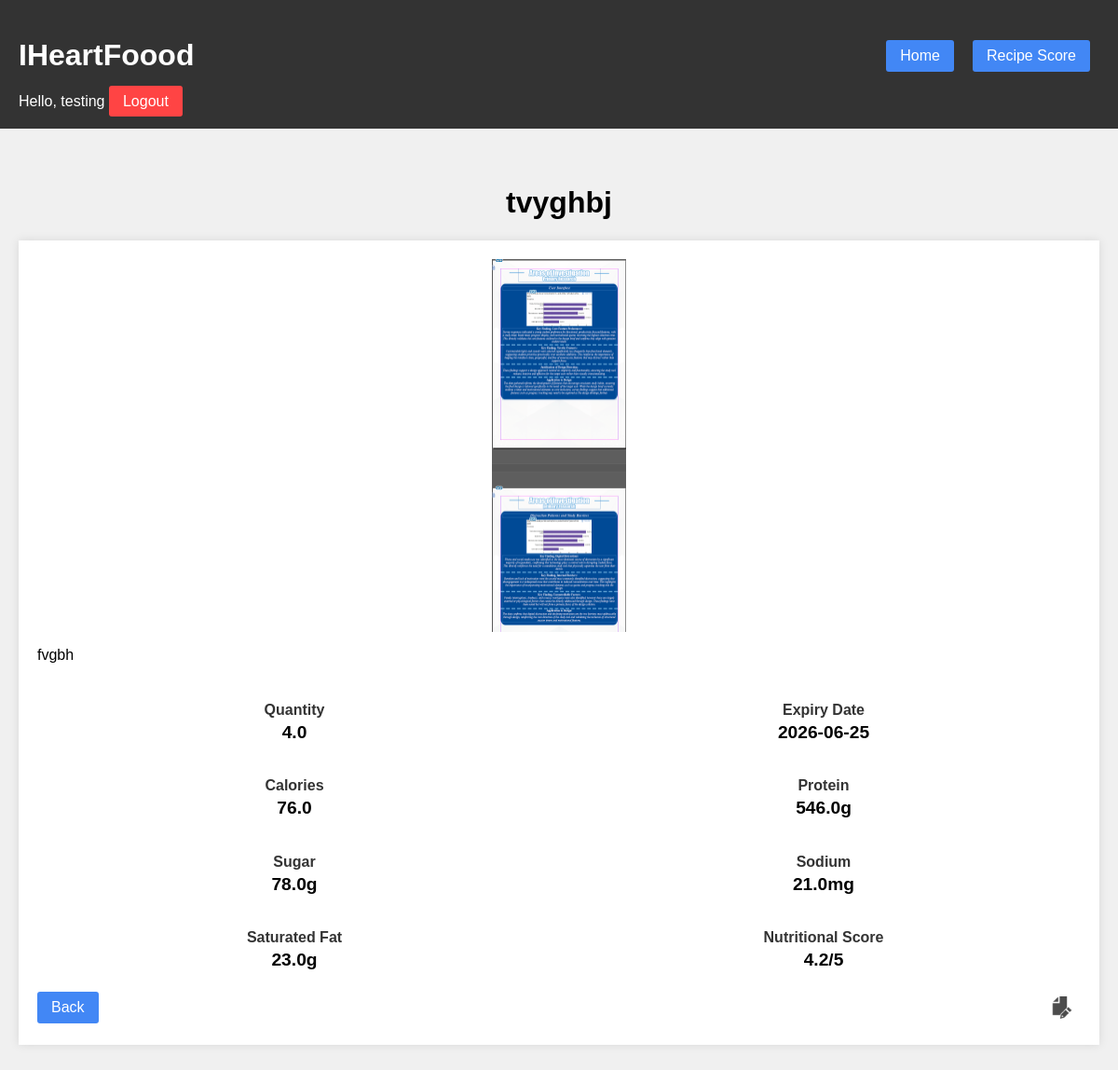
Screenshot of /entry/19 (signed in) with the database file from the repository.
### tables this page shows
CREATE TABLE entries (
    id INTEGER PRIMARY KEY AUTOINCREMENT,
    user_id INTEGER NOT NULL,
    title TEXT NOT NULL,
    description TEXT,
    quantity REAL,
    unit TEXT,
    expiry_date TEXT,
    calories REAL,
    protein REAL,
    sugar REAL,
    sodium REAL,
    saturated_fat REAL,
    nutrition_score REAL,
    image_path TEXT NOT NULL,
    created_at TIMESTAMP DEFAULT CURRENT_TIMESTAMP,
    FOREIGN KEY (user_id) REFERENCES users(id)
);

### app.py (the view)
@app.route('/entry/<int:entry_id>')
def entry_detail(entry_id):
    if 'user_id' not in session:
        return redirect(url_for('login'))
    db = get_db()
    entry = db.execute(
        'SELECT * FROM entries WHERE id = ? AND user_id = ?',
        (entry_id, session['user_id'])
    ).fetchone()
    if entry:
        return render_template('details.html', entry=entry)
    else:
        flash("Ingredient entry not found!", "error")
        return redirect(url_for('index'))

### app.py (called while the page is built)
def get_db():
    db = sqlite3.connect('database/photo_journal.db')
    db.row_factory = sqlite3.Row
    return db

### templates/details.html (shortened to what this page needs)
{% extends "base.html" %}
{% block content %}
{% if session['user_id'] %}
<h1 class="centered">{{ entry.title }}</h1>
<div class="entry">
    <div id="display-{{ entry.id }}">
        <img src="{{ url_for('static', filename=entry.image_path) }}" alt="{{ entry.title }}">
        <p>{{ entry.description }}</p>
        <div class="stats-grid">
            <div class="stat-block">
                <h4>Quantity</h4>
                <p>{{ entry.quantity }}</p>
            </div>
            <div class="stat-block">
                <h4>Expiry Date</h4>
                <p>{{ entry.expiry_date }}</p>
            </div>
            <div class="stat-block">
                <h4>Calories</h4>
                <p>{{ entry.calories }}</p>
            </div>
            <div class="stat-block">
                <h4>Protein</h4>
                <p>{{ entry.protein }}g</p>
            </div>
            <div class="stat-block">
                <h4>Sugar</h4>
                <p>{{ entry.sugar }}g</p>
            </div>
            <div class="stat-block">
                <h4>Sodium</h4>
                <p>{{ entry.sodium }}mg</p>
            </div>
            <div class="stat-block">
                <h4>Saturated Fat</h4>
                <p>{{ entry.saturated_fat }}g</p>
            </div>
            <div class="stat-block">
                <h4>Nutritional Score</h4>
                <p>{{ entry.nutrition_score }}/5</p>
            </div>
        </div>
        <div class="entry-footer">
            <a href="{{ url_for('index') }}" class="nav-button">Back</a>
            <button class="icon-button" onclick="showEditForm('{{ entry.id }}')" title="Edit entry">
                <img src="{{ url_for('static', filename='icons/icon-edit-64x64.png') }}" alt="Edit" class="icon">
            </button>
        </div>
    </div>
</div>
{% endif %}
{% endblock %}

### static/css/style.css (style rules this page uses)
body { margin: 0; padding: 0; font-family: Arial; background-color: #f0f0f0; }
.nav-button { background-color: #4287f5; color: white; text-decoration: none; padding: 8px 15px; border-radius: 3px; margin-right: 10px; }
* { box-sizing: border-box; }
input, textarea, button { width: 100%; margin-bottom: 10px; padding: 5px; }
button { background-color: #4287f5; color: white; padding: 10px; border: none; margin-top: 10px; }
.entry { background-color: white; padding: 20px; margin-bottom: 20px; box-shadow: 0 0 10px rgba(0, 0, 0, 0.1); display: flex; flex-direction: column; justify-content: space-between; }
.entry img { max-width: 100%; max-height: 400px; object-fit: contain; display: block; margin: 0 auto; }
.entry-footer { display: flex; justify-content: space-between; align-items: center; margin-top: 10px; }
.icon-button { background: none; border: none; padding: 0; margin: 0; width: 40px; height: 40px; display: flex; align-items: center; justify-content: center; cursor: pointer; }
.icon { width: 24px; height: 24px; opacity: 0.7; }
.centered { text-align: center; }
.stats-grid { display: grid; grid-template-columns: repeat(2, 1fr); gap: 16px; margin: 20px 0; text-align: center; }
.stat-block h4 { margin-bottom: 4px; color: #333; }
.stat-block p { font-size: 1.2em; font-weight: bold; margin: 0; }

### rows the page displays
entries: title "tvyghbj", image_path (picture), description "fvgbh", quantity "4.0", expiry_date "2026-06-25", calories "76.0", protein "546.0", sugar "78.0", sodium "21.0", saturated_fat "23.0", nutrition_score "4.2"

### other values shown
{{ session.username }} "testing"
